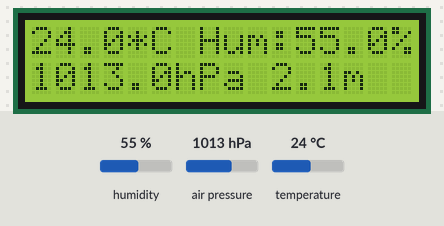
This sketch was run on a simulated Arduino Uno, built with avr-gcc and run on an emulated ATmega328P. On the bench: 16×2 character LCD. The test bench sets the inputs (shaded band); at power-on: air pressure 1013 hPa, humidity 55 %, temperature 24 °C. What the sketch prints to the serial monitor is not drawn.

Above: at 1.2 s.
1.3 s: air pressure set to 952 hPa
At 2.6 s:
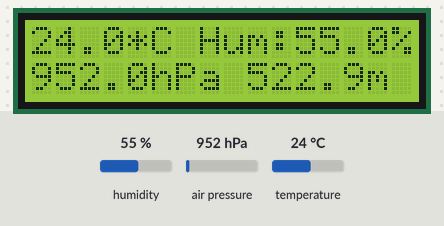
3.6 s: humidity set to 22 %
At 4.7 s:
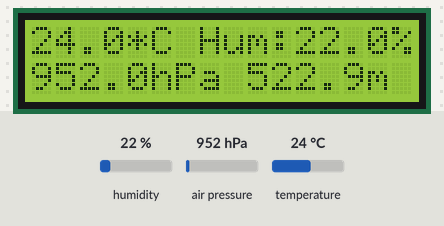
5.7 s: temperature set to 12 °C
At 6.9 s:
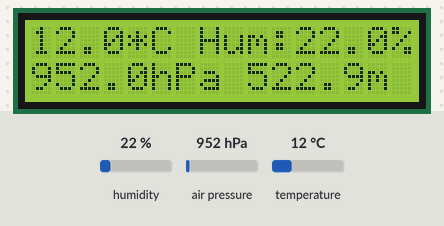
7.7 s: humidity set to 40 %
At 9.1 s:
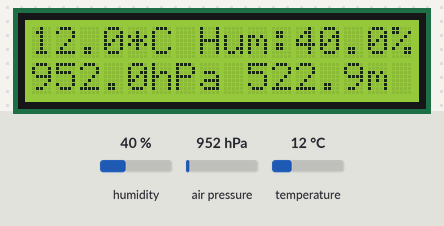
9.8 s: air pressure set to 975 hPa
At 11.2 s:
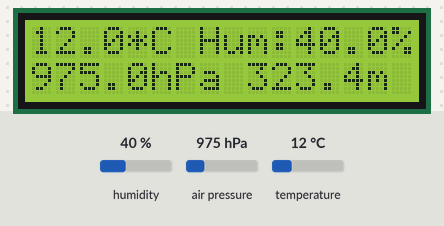
Timing chart, 0 to 12.8 s (numbered marks = the images above; inputs shaded):
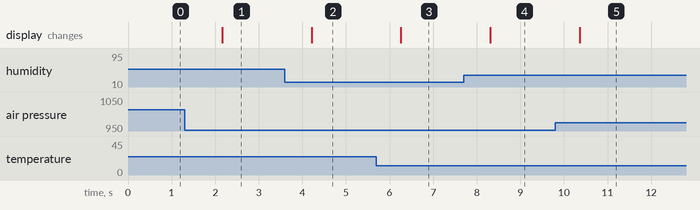

Measured:
- after the input at 1.3 s, the display: changes after 0.86 s (image 1)
- after the input at 3.6 s, the display: changes after 0.61 s (image 2)
- after the input at 5.7 s, the display: changes after 0.56 s (image 3)
- after the input at 7.7 s, the display: changes after 0.61 s (image 4)
- after the input at 9.8 s, the display: changes after 0.56 s (image 5)

The sketch:

bme280_lcd.ino
```cpp
#include <Wire.h>
#include <SPI.h>

#include <LiquidCrystal.h>

#include <Adafruit_Sensor.h>
#include <Adafruit_BME280.h>

//if you need to read altitude,you need to know the sea level pressure
#define SEALEVELPRESSURE_HPA (1013.25)

//This Macro definition decide whether you use I2C or SPI
//When USEIIC is 1 means use I2C interface, When it is 0,use SPI interface
#define USEIIC 1

/*
This Demo is tested on UNO PLUS
SPI:
SPI_SCK:  D13
SPI_MISO: D12
SPI_MOSI: D11
SPI_CS:   D10

I2C:
I2C_SCL:  A5
I2C_SDA:  A4
the default I2C address is 0x77, you can change it in Adafruit_BME280.h
*/

#if(USEIIC)
	Adafruit_BME280 bme;
#else
	#define SPI_SCK 13
	#define SPI_MISO 12
	#define SPI_MOSI 11
	#define SPI_CS 10
	Adafruit_BME280 bme(SPI_CS, SPI_MOSI, SPI_MISO, SPI_SCK);
#endif

unsigned long delayTime;
float temp;
float pressure;
float humidity;
float alt;


// initialize the library with the numbers of the interface pins
LiquidCrystal lcd(12, 11, 5, 4, 3, 2);


void setup() {
    Serial.begin(9600);

    bool rslt;
    rslt = bme.begin();
    if (!rslt) {
        Serial.println("Init Fail,Please Check your address or the wire you connected!!!");
        while (1);
    }

    Serial.println("Init Success");
    Serial.println("Temperature           Pressure             Humidity           Atlitude");

    lcd.begin(16, 2);

    delayTime = 1000;
}

void loop() {
    printSerialValues();
    printLcdValues();
    delay(delayTime);
}

void printSerialValues() {
    Serial.print("temperature:");
    Serial.print(bme.readTemperature());
    Serial.print("*C   ");

    Serial.print("pressure:");
    Serial.print(bme.readPressure()/100.0F);
    Serial.print("hPa   ");

    Serial.print("humidity:");
    Serial.print(bme.readHumidity());
    Serial.print("%   ");

    Serial.print("altitude:");
    Serial.print(bme.readAltitude(SEALEVELPRESSURE_HPA));
    Serial.println("m");
}


void printLcdValues() {
    temp = bme.readTemperature();
    pressure = bme.readPressure() / 100.0F;
    humidity = bme.readHumidity();
    alt = bme.readAltitude(SEALEVELPRESSURE_HPA);

    lcd.setCursor(0, 0);
//    lcd.print("T ");
    lcd.print(temp, 1);
    lcd.print("*C ");
    lcd.print("Hum:");
    lcd.print(humidity, 1);
    lcd.print("%");
    lcd.setCursor(0, 1);
    lcd.print(pressure,1);
    lcd.print("hPa ");
    lcd.print(alt, 1);
    lcd.print("m");

}
```
